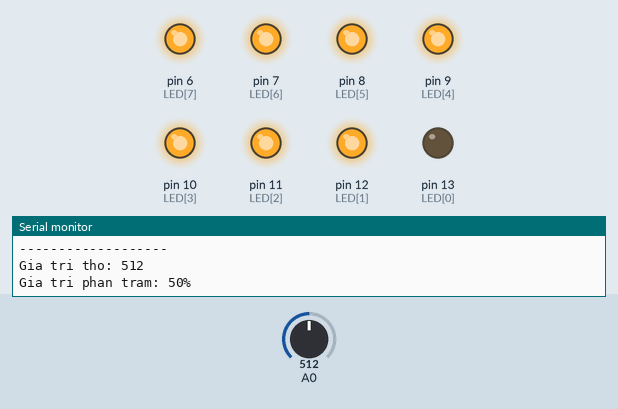
Recording of a sketch running on a simulated Arduino Uno, built with avr-gcc and run on an emulated ATmega328P. Shown: output pins drawn as LEDs (lit = HIGH), the last lines printed to the serial monitor. Dashed ring = blinking. The test bench sets the inputs (shaded band); at power-on: A0 = 512.

Above: at 1.85 s.
1.9 s: A0 set to 716
At 2.9 s:
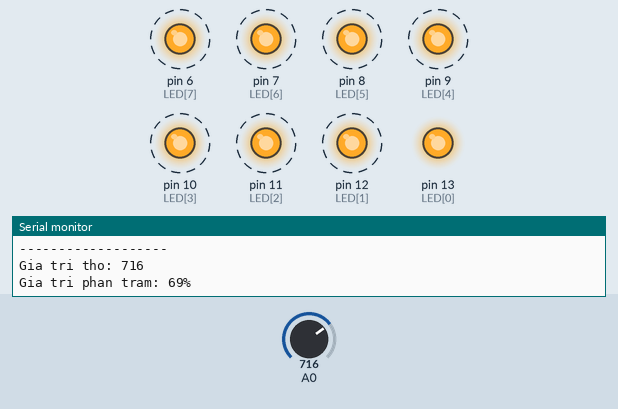
5.4 s: A0 set to 900
At 5.5 s:
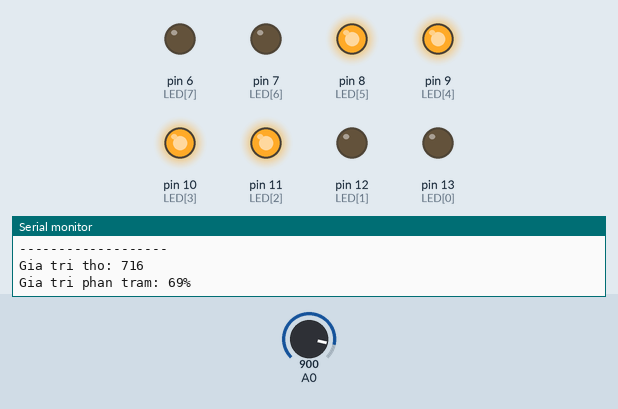
8.9 s: A0 set to 511
At 9.75 s:
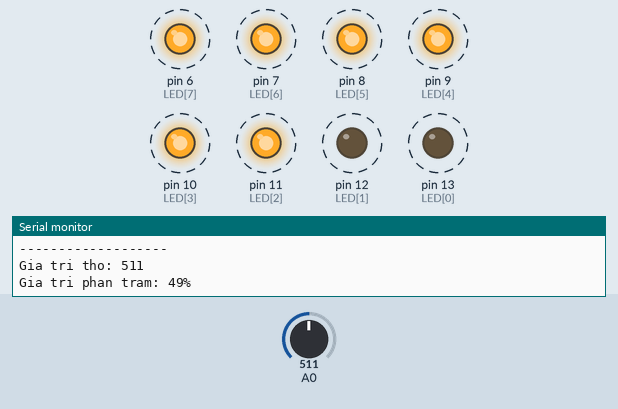
12.4 s: A0 set to 122
At 13.85 s:
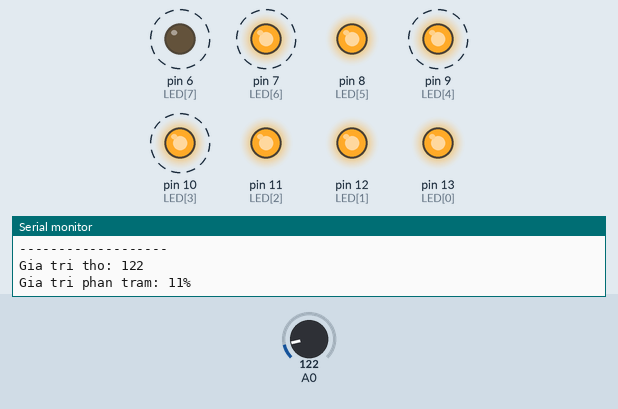
15.9 s: A0 set to 306
19.4 s: A0 set to 65
Timing chart, 0 to 23.9 s (numbered marks = the images above; inputs shaded):
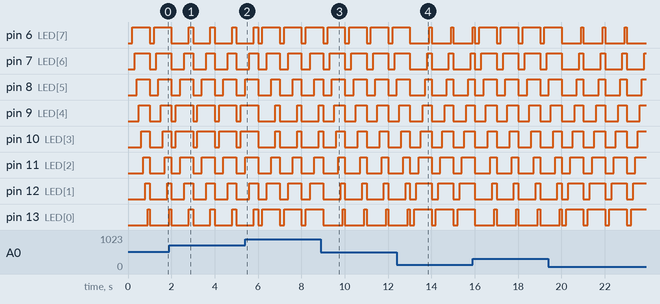

Measured:
- by itself, pin 6 (LED[7]): alternates HIGH for 0.10 s and LOW for 0.90 s
- by itself, pin 7 (LED[6]): alternates HIGH for 0.20 s and LOW for 0.80 s
- by itself, pin 8 (LED[5]): repeats every 1.0 s: LOW 0.70 s, HIGH 0.30 s
- by itself, pin 9 (LED[4]): alternates HIGH for 0.40 s and LOW for 0.60 s
- by itself, pin 10 (LED[3]): alternates HIGH for 0.50 s and LOW for 0.50 s
- by itself, pin 11 (LED[2]): repeats every 1.0 s: LOW 0.40 s, HIGH 0.60 s
- by itself, pin 12 (LED[1]): repeats every 1.0 s: LOW 0.30 s, HIGH 0.70 s
- by itself, pin 13 (LED[0]): repeats every 1.0 s: LOW 0.20 s, HIGH 0.80 s

The sketch:

ND01_LED_trang_tri_va_bien_tro.ino
```cpp
const byte LED[8] = {13, 12, 11, 10, 9, 8, 7, 6};
int lastVal = -1;

void off() {
  for (int i = 0; i < 8; i++) {
    digitalWrite(LED[i], LOW);
  }
}

void setup() {
  Serial.begin(9600);
  for (int i = 0; i < 8; i++) {
    pinMode(LED[i], OUTPUT);
  }
}

void loop() {
  int value = analogRead(A0);
  int percent = map(value, 0, 1023, 0, 100);

  if (abs(percent - lastVal) >= 2) {
    Serial.println("-------------------");

    Serial.print("Gia tri tho: ");
    Serial.println(value);

    Serial.print("Gia tri phan tram: ");
    Serial.print(percent);
    Serial.println("%");

    lastVal = percent;
  }

  off();
  delay(200);

  if (percent <= 25) {
    for (int i = 0; i < 8; i++) {
      digitalWrite(LED[i], HIGH);
      delay(100);
    }
  }
  else if (percent > 25 && percent <= 50) {
    for (int i = 0; i < 8; i++) {
      digitalWrite(LED[7-i], HIGH);
      delay(100);
    }
  }
  else if (percent > 50 && percent <= 75) {
    for (int i = 0; i < 4; i++) {
      digitalWrite(LED[4+i], HIGH);
      digitalWrite(LED[3-i], HIGH);
      delay(200);
    }
  }
  else {
    for (int i = 0; i < 4; i++) {
      digitalWrite(LED[7-i], HIGH);
      digitalWrite(LED[i], HIGH);
      delay(200);
    }
  }
}
```
